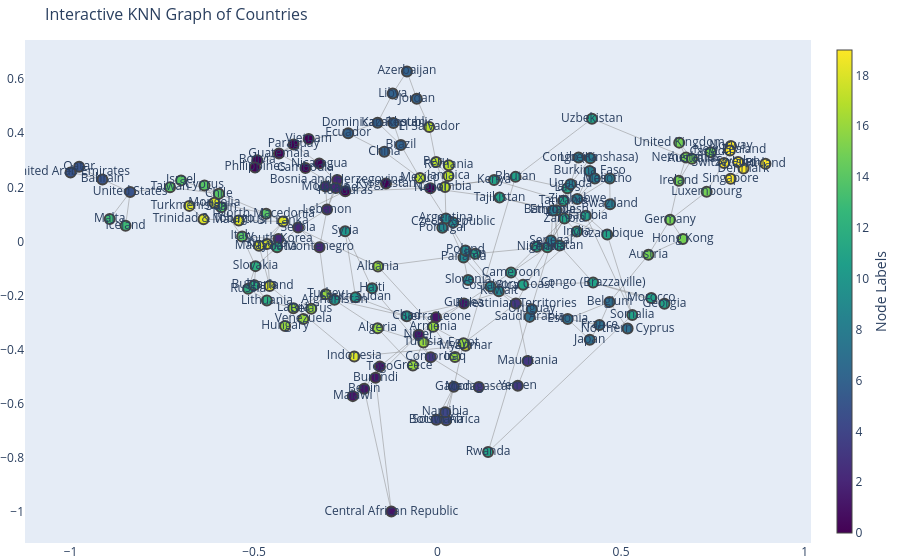

The code cell stored with this chart in its notebook:
### Markdown cell above
## Question 3: Compute and visualize clusters of similar countries according to the features

Identify at least three countries that belong to the same cluster as Singapore.

Hint: Use the `get_same_label_countries(countries, C, 'Singapore')` function to display the countries in the same cluster as Singapore.

### Code cell
C, _ = compute_ncut(A, np.ones(data.shape[0]), 20)
interactive_vis_graph(G_nx, countries, C)
##############################
# YOUR CODE STARTS HERE 
get_same_label_countries(countries, C, 'Singapore')
# YOUR CODE ENDS HERE
##############################

### Figure 1 — Plotly figure (JSON) as saved in the notebook; plotly's stock layout.template omitted (floating-point values rounded to 4 significant figures; data arrays with more than 128 entries replaced by an {"elided": "..."} marker saying what was removed)
{"data": [{"hoverinfo": "none", "line": {"color": "#888", "width": 0.5}, "mode": "lines", "type": "scatter", "x": {"elided": "708 float values"}, "y": {"elided": "708 float values"}}, {"hoverinfo": "text", "marker": {"color": {"elided": "156 int values"}, "colorbar": {"thickness": 15, "title": {"side": "right", "text": "Node Labels"}, "xanchor": "left"}, "colorscale": [[0, "#440154"], [0.1111, "#482878"], [0.2222, "#3e4989"], [0.3333, "#31688e"], [0.4444, "#26828e"], [0.5556, "#1f9e89"], [0.6667, "#35b779"], [0.7778, "#6ece58"], [0.8889, "#b5de2b"], [1, "#fde725"]], "line": {"width": 2}, "showscale": true, "size": 10}, "mode": "markers+text", "text": {"elided": "156 str values"}, "type": "scatter", "x": {"elided": "156 float values"}, "y": {"elided": "156 float values"}}], "layout": {"annotations": [{"showarrow": false, "text": "", "xref": "paper", "yref": "paper"}], "autosize": true, "hovermode": "closest", "margin": {"b": 0, "l": 0, "r": 0, "t": 40}, "showlegend": false, "title": {"font": {"size": 16}, "text": "Interactive KNN Graph of Countries"}, "xaxis": {"autorange": true, "range": [-1.12, 1.014], "showgrid": false, "type": "linear", "zeroline": false}, "yaxis": {"autorange": true, "range": [-1.131, 0.7621], "showgrid": false, "type": "linear", "zeroline": false}}}
